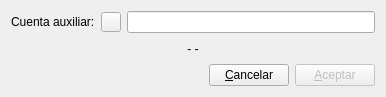
<?xml version="1.0" encoding="UTF-8"?>
<ui version="4.0">
 <class>pidecuenta</class>
 <widget class="QDialog" name="pidecuenta">
  <property name="geometry">
   <rect>
    <x>0</x>
    <y>0</y>
    <width>386</width>
    <height>97</height>
   </rect>
  </property>
  <property name="sizePolicy">
   <sizepolicy hsizetype="Preferred" vsizetype="MinimumExpanding">
    <horstretch>0</horstretch>
    <verstretch>0</verstretch>
   </sizepolicy>
  </property>
  <property name="windowTitle">
   <string>Cuenta, a partir de ...</string>
  </property>
  <layout class="QVBoxLayout" name="verticalLayout_2">
   <item>
    <layout class="QVBoxLayout" name="verticalLayout">
     <item>
      <layout class="QHBoxLayout">
       <item>
        <widget class="QLabel" name="label">
         <property name="text">
          <string>Cuenta auxiliar:</string>
         </property>
        </widget>
       </item>
       <item>
        <widget class="QPushButton" name="buscapushButton">
         <property name="maximumSize">
          <size>
           <width>20</width>
           <height>20</height>
          </size>
         </property>
         <property name="text">
          <string/>
         </property>
         <property name="icon">
          <iconset resource="keme.qrc">
           <normaloff>:/iconos/graf/viewer.xpm</normaloff>:/iconos/graf/viewer.xpm</iconset>
         </property>
        </widget>
       </item>
       <item>
        <widget class="QLineEdit" name="auxiliarlineEdit"/>
       </item>
      </layout>
     </item>
     <item>
      <widget class="QLabel" name="auxiliarlabel">
       <property name="sizePolicy">
        <sizepolicy hsizetype="Preferred" vsizetype="Minimum">
         <horstretch>0</horstretch>
         <verstretch>0</verstretch>
        </sizepolicy>
       </property>
       <property name="text">
        <string>- -</string>
       </property>
       <property name="alignment">
        <set>Qt::AlignCenter</set>
       </property>
      </widget>
     </item>
    </layout>
   </item>
   <item>
    <layout class="QHBoxLayout">
     <item>
      <spacer>
       <property name="orientation">
        <enum>Qt::Horizontal</enum>
       </property>
       <property name="sizeHint" stdset="0">
        <size>
         <width>40</width>
         <height>20</height>
        </size>
       </property>
      </spacer>
     </item>
     <item>
      <widget class="QPushButton" name="cancelarpushButton">
       <property name="text">
        <string>&amp;Cancelar</string>
       </property>
      </widget>
     </item>
     <item>
      <widget class="QPushButton" name="aceptarpushButton">
       <property name="enabled">
        <bool>false</bool>
       </property>
       <property name="text">
        <string>&amp;Aceptar</string>
       </property>
       <property name="default">
        <bool>true</bool>
       </property>
      </widget>
     </item>
    </layout>
   </item>
  </layout>
 </widget>
 <tabstops>
  <tabstop>auxiliarlineEdit</tabstop>
  <tabstop>buscapushButton</tabstop>
  <tabstop>cancelarpushButton</tabstop>
  <tabstop>aceptarpushButton</tabstop>
 </tabstops>
 <resources>
  <include location="keme.qrc"/>
 </resources>
 <connections>
  <connection>
   <sender>cancelarpushButton</sender>
   <signal>clicked()</signal>
   <receiver>pidecuenta</receiver>
   <slot>reject()</slot>
   <hints>
    <hint type="sourcelabel">
     <x>401</x>
     <y>335</y>
    </hint>
    <hint type="destinationlabel">
     <x>343</x>
     <y>273</y>
    </hint>
   </hints>
  </connection>
  <connection>
   <sender>aceptarpushButton</sender>
   <signal>clicked()</signal>
   <receiver>pidecuenta</receiver>
   <slot>accept()</slot>
   <hints>
    <hint type="sourcelabel">
     <x>511</x>
     <y>333</y>
    </hint>
    <hint type="destinationlabel">
     <x>524</x>
     <y>294</y>
    </hint>
   </hints>
  </connection>
 </connections>
</ui>
